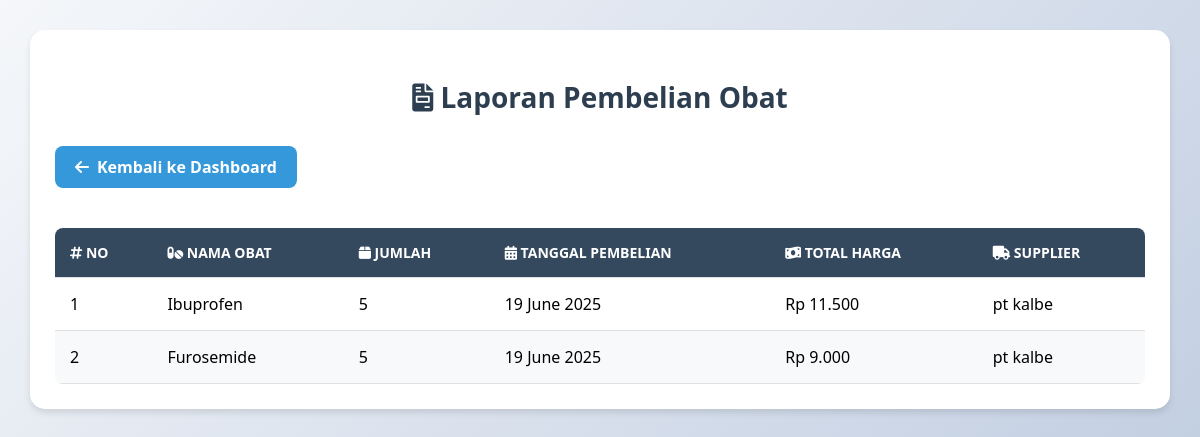
Page /gudang/laporan_pembelian.php (signed in) on the committed database.
### tables this page shows
CREATE TABLE `pembelian` (
  `id_pembelian` int(11) NOT NULL,
  `id_obat` int(11) NOT NULL,
  `jumlah` int(11) NOT NULL,
  `tanggal` date NOT NULL,
  `total_harga` decimal(10,2) NOT NULL DEFAULT 0.00,
  `supplier` varchar(100) NOT NULL DEFAULT ''
);

CREATE TABLE `obat` (
  `id_obat` int(11) NOT NULL,
  `nama_obat` varchar(100) NOT NULL,
  `kategori` varchar(50) DEFAULT NULL,
  `satuan` varchar(20) DEFAULT NULL,
  `harga` int(11) DEFAULT NULL,
  `deskripsi` text DEFAULT NULL,
  `stok` int(11) NOT NULL DEFAULT 0,
  `tgl_kadaluarsa` date NOT NULL,
  `kadaluarsa` date DEFAULT NULL
);

### gudang/laporan_pembelian.php (the view, shortened to what this page needs)
<?php
include '../config/db.php';
$query = $conn->query("SELECT p.*, o.nama_obat
FROM pembelian p
INNER JOIN obat o ON p.id_obat = o.id_obat
ORDER BY p.tanggal DESC");
?>
<!DOCTYPE html>
<html lang="id">
<head>
    <link rel="stylesheet" href="https://cdnjs.cloudflare.com/ajax/libs/font-awesome/6.0.0/css/all.min.css">
</head>
<body>
    <div class="container">
        <h2><i class="fas fa-file-invoice"></i> Laporan Pembelian Obat</h2>
        <a href="index.php" class="back-link">
            <i class="fas fa-arrow-left"></i> Kembali ke Dashboard
        </a>
        <table>
            <thead>
                <tr>
                    <th><i class="fas fa-hashtag"></i> No</th>
                    <th><i class="fas fa-pills"></i> Nama Obat</th>
                    <th><i class="fas fa-box"></i> Jumlah</th>
                    <th><i class="fas fa-calendar-alt"></i> Tanggal Pembelian</th>
                    <th><i class="fas fa-money-bill-wave"></i> Total Harga</th>
                    <th><i class="fas fa-truck"></i> Supplier</th>
                </tr>
            </thead>
            <tbody>
                <?php
                $no = 1;
                if ($query->num_rows > 0):
                    while ($row = $query->fetch_assoc()):
                        $tanggal = date('d F Y', strtotime($row['tanggal']));
                ?>
                        <tr>
                            <td><?= $no++ ?></td>
                            <td><?= htmlspecialchars($row['nama_obat']) ?></td>
                            <td><?= number_format($row['jumlah']) ?></td>
                            <td><?= $tanggal ?></td>
                            <td>Rp <?= number_format($row['total_harga'], 0, ',', '.') ?></td>
                            <td><?= htmlspecialchars($row['supplier']) ?></td>
                        </tr>
                    <?php
                    endwhile;
                endif; ?>
            </tbody>
        </table>
    </div>
</body>
</html>

### gudang/laporan_pembelian.php (style rules this page uses)
body { font-family: 'Segoe UI', Tahoma, Geneva, Verdana, sans-serif; padding: 30px; background: linear-gradient(135deg, #f5f7fa 0%, #c3cfe2 100%); margin: 0; }
.container { max-width: 1200px; margin: 0 auto; background: white; padding: 25px; border-radius: 15px; box-shadow: 0 4px 6px rgba(0, 0, 0, 0.1); }
h2 { color: #2c3e50; text-align: center; margin-bottom: 30px; font-size: 28px; }
.back-link { display: inline-flex; align-items: center; gap: 8px; background-color: #3498db; color: white; padding: 10px 20px; border-radius: 8px; text-decoration: none; font-weight: 600; margin-bottom: 20px; transition: background-color 0.3s; }
table { width: 100%; border-collapse: collapse; margin-top: 20px; background: white; border-radius: 8px; overflow: hidden; }
th, td { padding: 15px; text-align: left; border-bottom: 1px solid #e0e0e0; }
th { background-color: #34495e; color: white; font-weight: 600; text-transform: uppercase; font-size: 14px; }
tr:nth-child(even) { background-color: #f8f9fa; }

### rows in the picture
pembelian: id_obat.nama_obat "Ibuprofen", jumlah "5", tanggal "19 June 2025", total_harga "11.500", supplier "pt kalbe"
pembelian: id_obat.nama_obat "Furosemide", jumlah "5", tanggal "19 June 2025", total_harga "9.000", supplier "pt kalbe"
